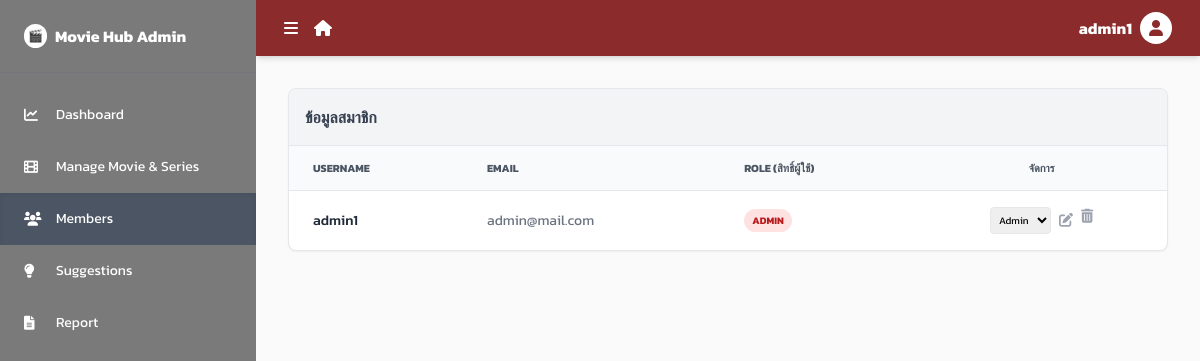
/admin/members (signed in), run on the app's committed database.
### tables this page shows
CREATE TABLE users (username TEXT PRIMARY KEY, password TEXT, email TEXT, role TEXT);

### app.py (the view)
@app.route('/admin/members')
def admin_members():
    if session.get('role') != 'admin': return redirect(url_for('index'))
    conn = get_db_connection()
    users = conn.execute("SELECT * FROM users").fetchall()
    conn.close()
    return render_template('admin_members.html', users=users)

### app.py (called while the page is built)
def get_db_connection():
    conn = sqlite3.connect('database.db')
    conn.row_factory = sqlite3.Row
    return conn

### templates/admin_members.html (shortened to what this page needs)
<!DOCTYPE html>
<html lang="th">
<head>
    <script src="https://cdn.tailwindcss.com"></script>
    <link rel="stylesheet" href="https://cdnjs.cloudflare.com/ajax/libs/font-awesome/6.0.0/css/all.min.css">
</head>
<body class="bg-white flex min-h-screen">
    <aside class="w-64 bg-[#7a7a7a] text-white flex flex-col sticky top-0 h-screen">
        <div class="p-6 flex items-center space-x-2 border-b border-gray-500/30">
            <div class="bg-white p-1 rounded-full text-black text-xs">🎬</div>
            <span class="font-bold">Movie Hub Admin</span>
        </div>
        <nav class="flex-1 mt-4 text-sm">
            <a href="/admin/dashboard" class="flex items-center space-x-3 px-6 py-4 hover:bg-gray-600 transition">
                <i class="fa-solid fa-chart-line w-5"></i> <span>Dashboard</span>
            </a>
            <a href="/admin/manage" class="flex items-center space-x-3 px-6 py-4 hover:bg-gray-600 transition">
                <i class="fa-solid fa-film w-5"></i> <span>Manage Movie & Series</span>
            </a>
            <a href="/admin/members" class="flex items-center space-x-3 px-6 py-4 bg-gray-600 shadow-inner">
                <i class="fa-solid fa-users w-5"></i> <span>Members</span>
            </a>
            <a href="/admin/suggestions" class="flex items-center space-x-3 px-6 py-4 hover:bg-gray-600 transition">
                <i class="fa-solid fa-lightbulb w-5"></i> <span>Suggestions</span>
            </a>
            <a href="/admin/report" class="flex items-center space-x-3 px-6 py-4 hover:bg-gray-600 transition">
                <i class="fa-solid fa-file-lines w-5"></i> <span>Report</span>
            </a>
        </nav>
    </aside>
    <div class="flex-1 flex flex-col bg-zinc-50">
        <header class="bg-[#8b2b2b] p-3 text-white flex justify-between items-center shadow-md">
            <div class="flex items-center space-x-4 ml-4">
                <i class="fa-solid fa-bars"></i>
                <a href="/"><i class="fa-solid fa-house"></i></a>
            </div>
            <div class="flex items-center space-x-2 mr-4">
                <span class="font-bold">{{ session.get('username') }}</span>
                <div class="bg-white w-8 h-8 rounded-full text-[#8b2b2b] flex items-center justify-center">
                    <i class="fa-solid fa-user"></i>
                </div>
            </div>
        </header>
        <main class="p-8 flex-1">
            <div class="max-w-5xl mx-auto bg-white rounded-lg shadow-sm border border-gray-200 overflow-hidden">
                <div class="bg-gray-100 p-4 border-b border-gray-200">
                    <h2 class="font-bold text-gray-700">ข้อมูลสมาชิก</h2>
                </div>
                <table class="w-full text-left text-sm">
                    <thead class="bg-gray-50 text-gray-600 uppercase text-[11px] font-bold">
                        <tr>
                            <th class="px-6 py-3 border-b">Username</th>
                            <th class="px-6 py-3 border-b">Email</th>
                            <th class="px-6 py-3 border-b">Role (สิทธิ์ผู้ใช้)</th>
                            <th class="px-6 py-3 border-b text-center">จัดการ</th>
                        </tr>
                    </thead>
                    <tbody class="divide-y divide-gray-100">
                        {% for user in users %}
                        <tr class="hover:bg-gray-50 transition">
                            <td class="px-6 py-4 font-medium text-gray-800">{{ user.username }}</td>
                            <td class="px-6 py-4 text-gray-500">{{ user.email if user.email else 'no-email@hub.com' }}</td>
                            <td class="px-6 py-4">
                                <span class="px-2 py-1 rounded-full text-[10px] font-bold {{ 'bg-red-100 text-red-700' if user.role == 'admin' else 'bg-blue-100 text-blue-700' }}">
                                    {{ user.role | upper }}
                                </span>
                            </td>
                            <td class="px-6 py-4 text-center">
                                <form action="/admin/update_role/{{ user.username }}" method="POST" class="flex justify-center space-x-2">
                                    <select name="new_role" class="text-[10px] border rounded px-1 py-1 outline-none">
                                        <option value="admin" {{ 'selected' if user.role == 'admin' }}>Admin</option>
                                    </select>
                                    <button type="submit" class="text-gray-400 hover:text-blue-600 transition">
                                        <i class="fa-solid fa-pen-to-square"></i>
                                    </button>
                                    <a href="#" class="text-gray-400 hover:text-red-600 transition">
                                        <i class="fa-solid fa-trash-can"></i>
                                    </a>
                                </form>
                            </td>
                        </tr>
                        {% endfor %}
                    </tbody>
                </table>
            </div>
        </main>
    </div>
</body>
</html>

### templates/admin_members.html (style rules this page uses)
body { font-family: 'Kanit', sans-serif; }

### data on the page
users: get "admin1", username "admin1", email "admin@mail.com", role "ADMIN"
